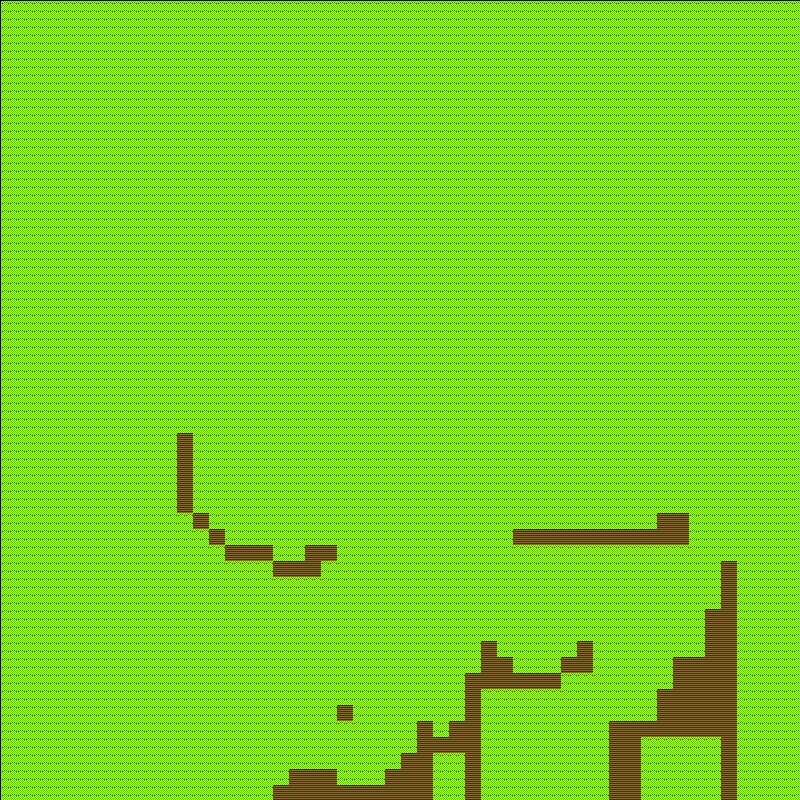

Tiled map render using the project's own tile images. Description and the map definition, with tile-layer contents summarised, below:
An orthogonal 50x50 tile map with 16x16 px tiles, 1 tile layer (Kachelebene 1).

<map version="1.0" orientation="orthogonal" width="50" height="50" tilewidth="16" tileheight="16">
 <tileset firstgid="1" name="tiles" tilewidth="16" tileheight="16" spacing="1" margin="1">
  <tileoffset x="1" y="1" />
  <image source="maps/Tiles.png" width="343" height="410" />
  <tile id="5">
   <properties>
    <property name="blocked" value="" />
   </properties>
  </tile>
 </tileset>
 <layer name="Kachelebene 1" width="50" height="50">
  <data>[2500 cells, 2500 non-empty, 2 distinct tile ids]</data>
 </layer>
</map>